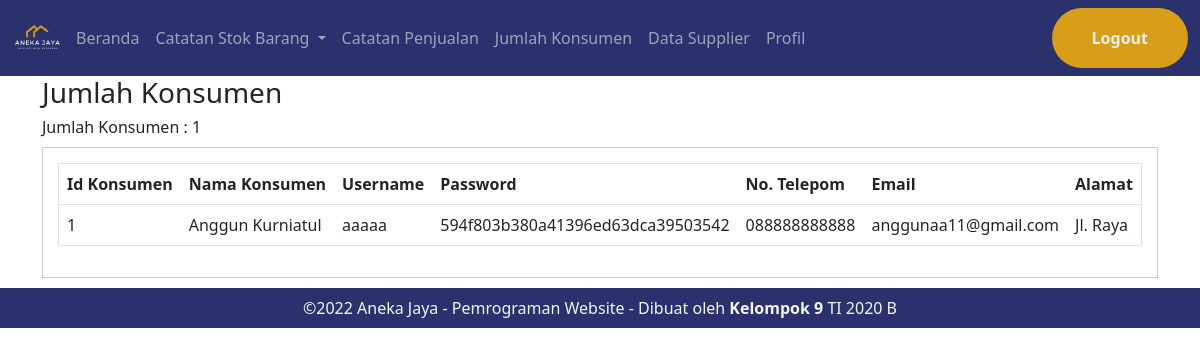
Page /administrator/jumlah-konsumen.php (signed in) on the committed database.
### tables this page shows
CREATE TABLE `tb_konsumen` (
  `konsumen_id` int(11) NOT NULL,
  `konsumen_name` varchar(50) NOT NULL,
  `username` varchar(50) NOT NULL,
  `password` varchar(100) NOT NULL,
  `konsumen_telp` varchar(20) NOT NULL,
  `konsumen_email` varchar(50) NOT NULL,
  `konsumen_address` text NOT NULL,
  `konsumen_image` text NOT NULL,
  `konsumen_ip` varchar(255) NOT NULL,
  `konsumen_confirm_code` text NOT NULL
);

### administrator/jumlah-konsumen.php (the view, shortened to what this page needs)
<?php
include 'include_admin/db.php';
?>
<?php include "include_admin/header.php" ?>
<body>
    <?php include "include_admin/navbar.php" ?>
    <div class="section">
        <div class="container">
            <?php
            $getjmlkonsumen = mysqli_query($conn, "select * from tb_konsumen");
            $countjmlkonsumen = mysqli_num_rows($getjmlkonsumen);
            ?>
            <h3>Jumlah Konsumen</h3>
            <h6>Jumlah Konsumen : <?= $countjmlkonsumen; ?></h6>
            <div class="box">
                <table border="1" cellspacing="0" class="table">
                    <thead>
                        <tr>
                            <th>Id Konsumen</th>
                            <th>Nama Konsumen</th>
                            <th>Username</th>
                            <th>Password</th>
                            <th>No. Telepom</th>
                            <th>Email</th>
                            <th>Alamat</th>
                        </tr>
                    </thead>
                    <tbody>
                        <?php
                        $konsumen = mysqli_query($conn, "SELECT * FROM tb_konsumen");
                        if (mysqli_num_rows($konsumen) > 0) {
                            while ($row = mysqli_fetch_array($konsumen)) {
                        ?>
                                <tr>
                                    <td><?php echo $row['konsumen_id'] ?></td>
                                    <td><?php echo $row['konsumen_name'] ?></td>
                                    <td><?php echo $row['username'] ?></td>
                                    <td><?php echo $row['password'] ?></td>
                                    <td><?php echo $row['konsumen_telp'] ?></td>
                                    <td><?php echo $row['konsumen_email'] ?></td>
                                    <td><?php echo $row['konsumen_address'] ?></td>
                                </tr>
                            <?php }
                        } else { ?>
                            <tr>
                                <td colspan="7">Tidak ada data</td>
                            </tr>
                        <?php } ?>
                    </tbody>
                </table>
            </div>
        </div>
    </div>
    <?php include "include_admin/banner.php" ?>
</body>
</html>

### administrator/css/style.css (style rules this page uses)
body, html { margin: 0; padding: 0; }
.box { background-color: #fff; border: 1px solid #ccc; padding: 15px; box-sizing: border-box; margin: 10px 0; }

### rows in the picture
tb_konsumen: konsumen_id "1", konsumen_name "Anggun Kurniatul", username "aaaaa", password "594f803b380a41396ed63dca39503542", konsumen_telp "088888888888", konsumen_email "anggunaa11@gmail.com", konsumen_address "Jl. Raya"

### other values in the picture
$countjmlkonsumen "1"
